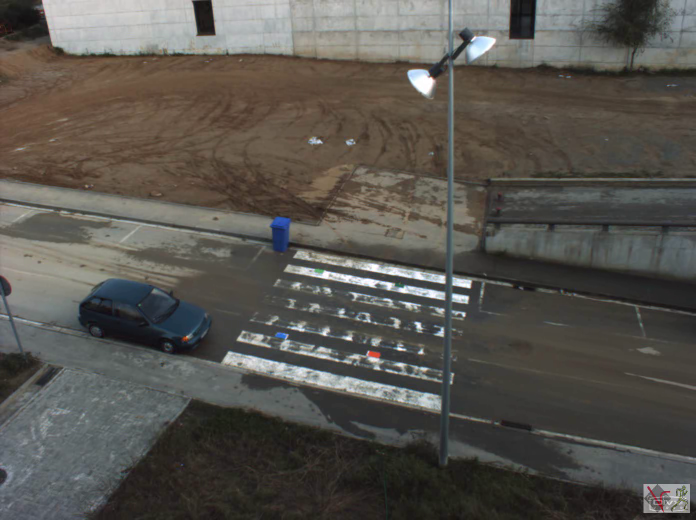
#> input picture frame 160 of task1_motion_detection/Cam1_Outdoor.avi, 1392 x 1040 px, given in place of Cam1_Outdoor.mp4, which was not available (shown at 1/2 size)
$ python main.py   (Python 2 division)   (older library calls are emulated)
#> lines starting #> are read from the running program, lines starting #| are printed output that depends on the picture
### task1_motion_detection/backgroundFinder/avgBackgroundFinder.py
import numpy as np, cv2

from backgroundFinder import BackgroundFinder


class AvgBackgroundFinder(BackgroundFinder):
    def addFrame(self, frame):
        self.sumArr += frame

    def computeBack(self):
        self.sumArr = np.ndarray(shape=(self.height, self.width), dtype=np.long) * 0
        frameCount = 0
        while True:
            isRead, frame = self.vc.read()
#> frame is the input picture: shape (1040, 1392, 3); mean B, G, R 79, 84.6, 87.4
            if not isRead:
                break
            frameCount += 1
            frame = cv2.cvtColor(frame, cv2.COLOR_RGB2GRAY)
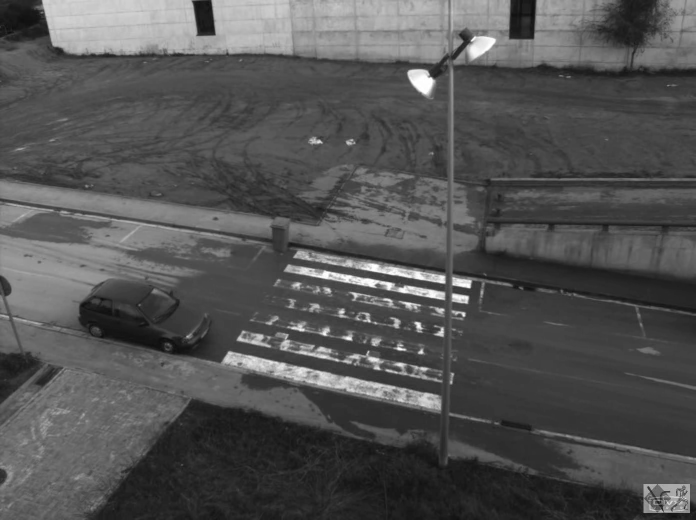
#> frame: shape (1040, 1392) (shown at 1/2 size); min 10, max 255, mean 83.3
            self.addFrame(frame)
        if frameCount == 0:
            raise Exception("Can't read video")
        return self.sumArr / frameCount

### task1_motion_detection/backgroundFinder/__init__.py
from abc import abstractmethod
import numpy as np, cv2, pickle, os


class BackgroundFinder:
    def __init__(self, path):
        self.path = path
        self.vc = cv2.VideoCapture(path)
        self.width = int(self.vc.get(cv2.cv.CV_CAP_PROP_FRAME_WIDTH))
        self.height = int(self.vc.get(cv2.cv.CV_CAP_PROP_FRAME_HEIGHT))

    def getBack(self):
        dumpPath = self.__class__.__name__ + '_computeBack.dump'
        if os.path.exists(dumpPath):
            f = open(dumpPath, 'r')
            res = pickle.load(f)
            f.close()
            return res
        res = self.computeBack().astype(np.uint8)
        f = open(dumpPath, 'w')
        pickle.dump(res, f)
        f.close()
        return res

    @abstractmethod
    def computeBack(self):
        raise Exception('Not implemented')

### task1_motion_detection/main.py
import pickle
import cv2
from backgroundFinder.avgBackgroundFinder import AvgBackgroundFinder
import snippents
import numpy as np
import tools

# global properties
videoFilePath = 'Cam1_Outdoor.mp4'
# videoFilePath = 'car-overhead-1.avi'

videoOutFilePath = 'out.avi'
backgroundFinder = AvgBackgroundFinder(videoFilePath)
backThreshold = 30

#global vars
videoWidth = None
videoHeight = None
videoFps = None

def main():
    print('Start video processing: ' + videoFilePath)
    print('Background computation with: ' + backgroundFinder.__class__.__name__)
    back = backgroundFinder.getBack().astype(np.uint8)
    print('Compute mask')
    computeMask(back)
    print('DONE')


def drawObjects(img, xs_recs):
    for (x, y, w, h) in xs_recs:
        cv2.rectangle(img, (x, y), (x + w, y + h), (255, 0, 0))


# [56 lines left out: functions findObjects, computeMask, not called in this run]


main()
cv2.destroyAllWindows()

$ run again, starting later in the video
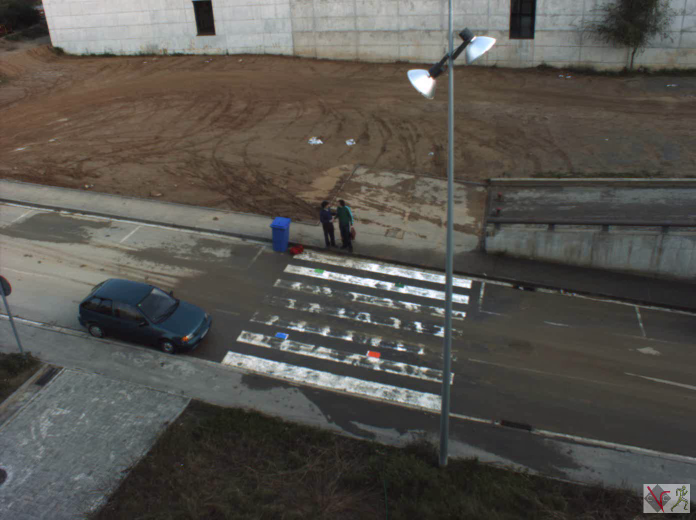
#> input picture frame 721 of task1_motion_detection/Cam1_Outdoor.avi, 1392 x 1040 px, given in place of Cam1_Outdoor.mp4, which was not available (shown at 1/2 size)
#> in computeBack, frame is the input picture: shape (1040, 1392, 3); mean B, G, R 77.7, 83.2, 86
#> in computeBack, `frame = cv2.cvtColor(frame, cv2.COLOR_RGB2GRAY)`:
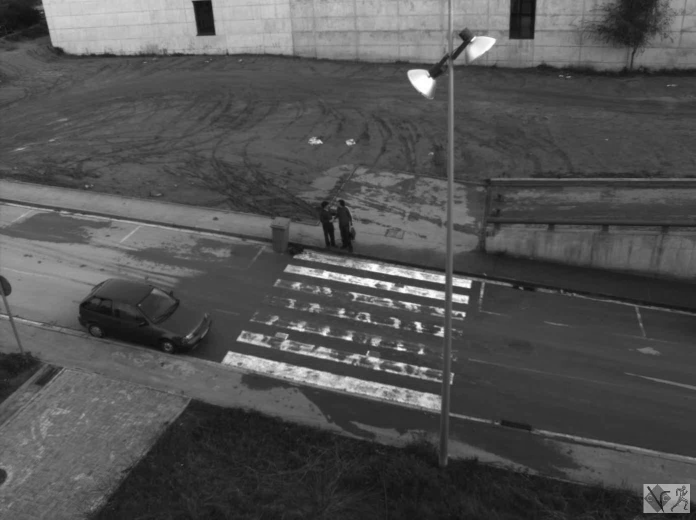
#> frame: shape (1040, 1392) (shown at 1/2 size); min 9, max 255, mean 81.9

$ run again, starting later in the video
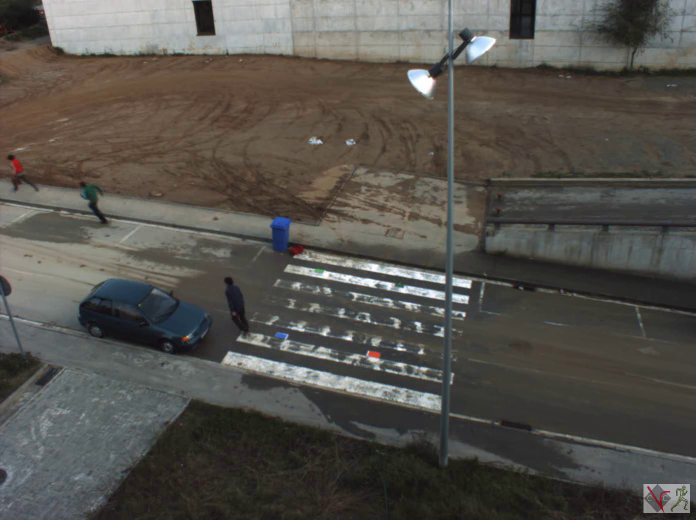
#> input picture frame 1283 of task1_motion_detection/Cam1_Outdoor.avi, 1392 x 1040 px, given in place of Cam1_Outdoor.mp4, which was not available (shown at 1/2 size)
#> in computeBack, frame is the input picture: shape (1040, 1392, 3); mean B, G, R 76.4, 82, 84.9
#> in computeBack, `frame = cv2.cvtColor(frame, cv2.COLOR_RGB2GRAY)`:
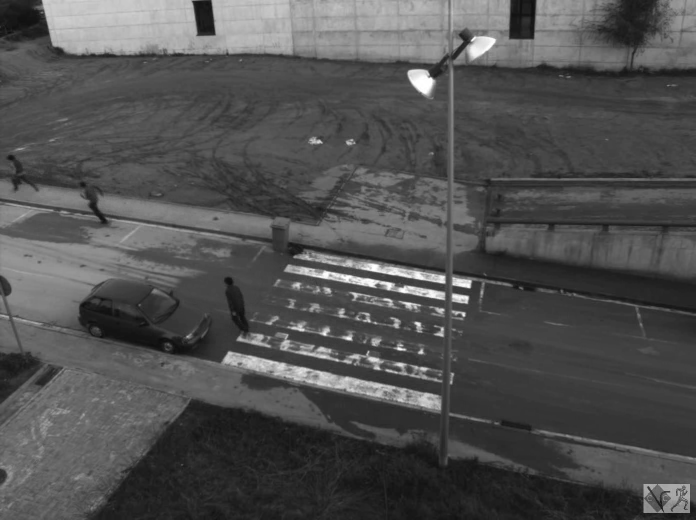
#> frame: shape (1040, 1392) (shown at 1/2 size); min 11, max 255, mean 80.7
